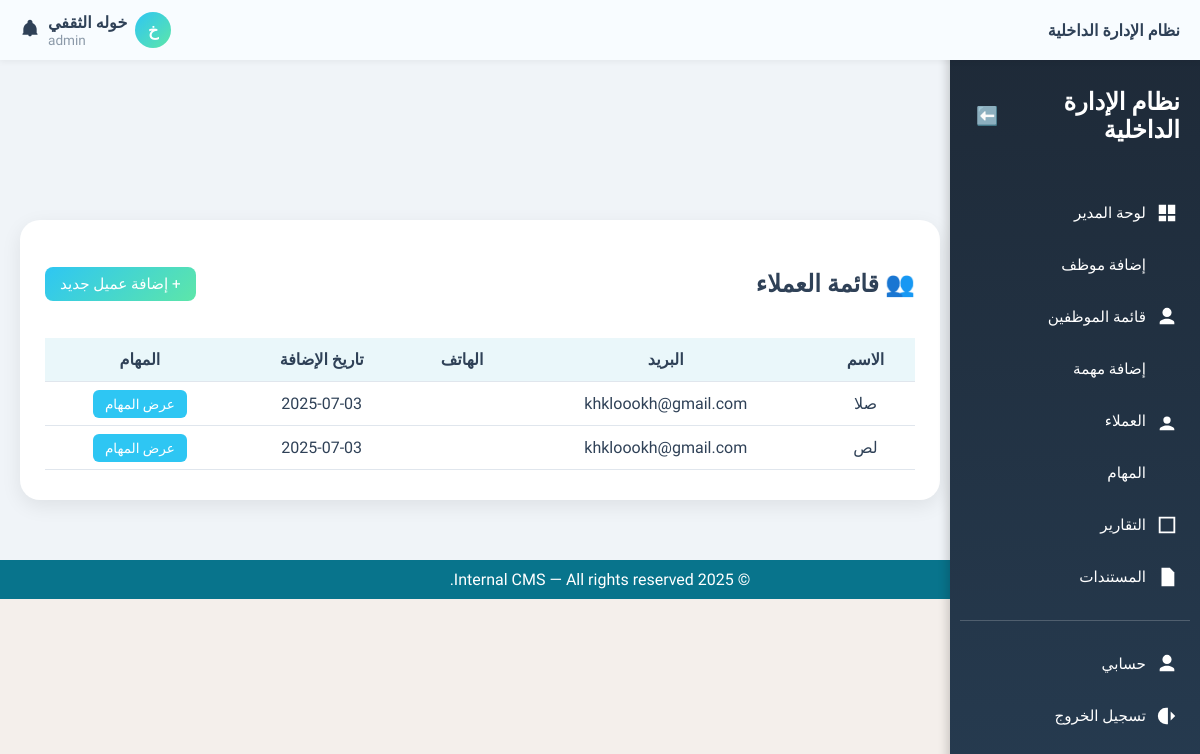
The app's page /clients/ (signed in), older data.
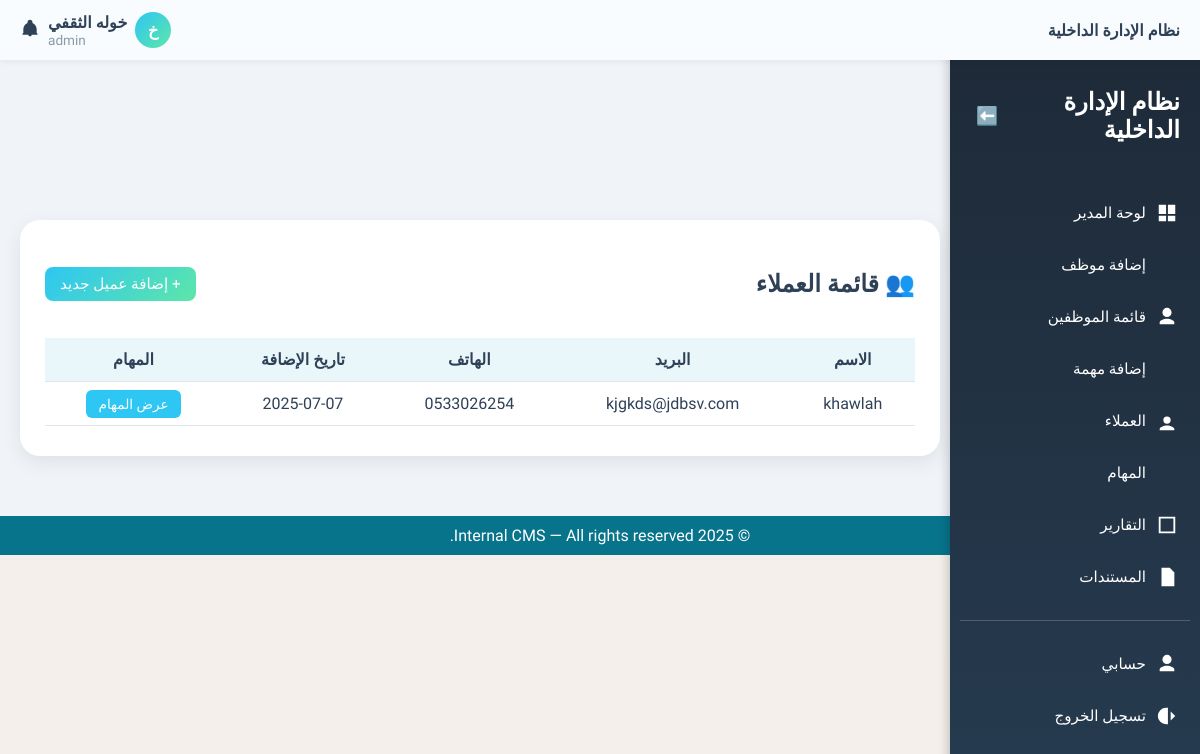
The same page, newer data.
### clients/models.py (models this page shows, shortened)
class Client(models.Model):
    name = models.CharField(max_length=255)
    email = models.EmailField(blank=True, null=True)
    phone = models.CharField(max_length=20, blank=True)
    address = models.TextField(blank=True)
    assigned_to = models.ForeignKey(User, on_delete=models.SET_NULL, null=True, blank=True)
    notes = models.TextField(blank=True)
    created_at = models.DateTimeField(auto_now_add=True)
    class Meta:
        verbose_name = 'عميل'
        verbose_name_plural = 'العملاء'

### clients/views.py (the view)
# urls.py: path('', views.client_list, name='client_list'),
@login_required
@role_required(['admin', 'staff'])
def client_list(request):
    user = request.user
    if user.userprofile.role.name == 'admin':
        clients = Client.objects.all()
    else:
        clients = Client.objects.filter(assigned_to=user)
    return render(request, 'clients/list.html', {'clients': clients})

### core/context_processors.py (called while the page is built)
def user_role(request):
    role = None
    if request.user.is_authenticated:
        if hasattr(request.user, 'userprofile'):
            role = request.user.userprofile.role.name
    return {'role': role}

### templates/clients/list.html (shortened to what this page needs)
{% extends 'base.html' %}
{% block content %}
<div class="clients-container">
  <div class="clients-card">
    <div class="header-row">
      <h2>👥 قائمة العملاء</h2>
      {% if request.user.userprofile.role.name == 'admin' %}
        <a href="{% url 'add_client' %}" class="add-client-btn">+ إضافة عميل جديد</a>
      {% endif %}
    </div>
    <table class="clients-table">
      <thead>
        <tr>
          <th>الاسم</th>
          <th>البريد</th>
          <th>الهاتف</th>
          <th>تاريخ الإضافة</th>
          <th>المهام</th>
        </tr>
      </thead>
      <tbody>
        {% for client in clients %}
        <tr>
          <td>{{ client.name }}</td>
          <td>{{ client.email }}</td>
          <td>{{ client.phone }}</td>
          <td>{{ client.created_at|date:"Y-m-d" }}</td>
          <td><a href="{% url 'client_tasks' client.id %}" class="task-btn">عرض المهام</a></td>
        </tr>
        {% empty %}
        <tr>
          <td colspan="5" class="empty-row">لا توجد بيانات عملاء</td>
        </tr>
        {% endfor %}
      </tbody>
    </table>
  </div>
</div>
{% endblock %}

Row changes from the older to the newer data that the page shows:
removed Client: name "صلا", email "khkloookh@gmail.com", created_at "2025-07-03"
removed Client: name "لص", email "khkloookh@gmail.com", created_at "2025-07-03"
added Client: name "khawlah", email "kjgkds@jdbsv.com", phone "0533026254", created_at "2025-07-07"
